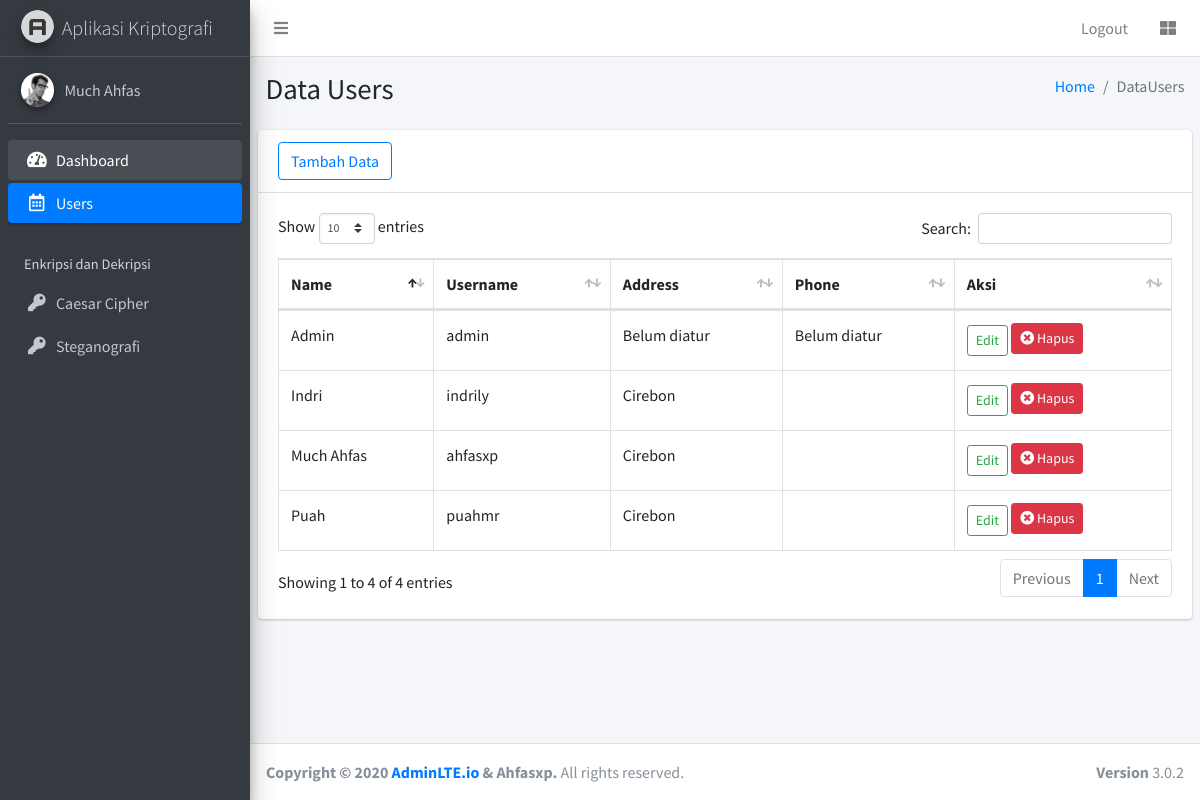
/users.php (signed in), run on the app's committed database.
### tables this page shows
CREATE TABLE `users` (
  `id` int(11) NOT NULL,
  `name` varchar(255) NOT NULL,
  `username` varchar(255) NOT NULL,
  `password` varchar(255) NOT NULL,
  `address` varchar(255) NOT NULL DEFAULT 'Belum diatur',
  `phone` varchar(255) NOT NULL DEFAULT 'Belum diatur',
  `avatar` varchar(255) DEFAULT NULL
);

### connect.php (called while the page is built, shortened)
<?php
class database{
	var $host = "localhost";
	var $username = "root";
	var $password = "";
	var $database = "kriptografi";
	var $koneksi;
	function __construct(){
		$this->koneksi = mysqli_connect($this->host, $this->username, $this->password,$this->database);
	}
	function tampil_data()
	{
		$data = mysqli_query($this->koneksi,"select * from users");
		while($row = mysqli_fetch_array($data)){
			$hasil[] = $row;
		}
		return $hasil;
	}
}
?>

### users.php (the view, shortened to what this page needs)
<!DOCTYPE html>
<html>
<head>
  <link rel="stylesheet" href="plugins/fontawesome-free/css/all.min.css">
  <link rel="stylesheet" href="https://code.ionicframework.com/ionicons/2.0.1/css/ionicons.min.css">
  <link rel="stylesheet" href="plugins/datatables-bs4/css/dataTables.bootstrap4.css">
  <link rel="stylesheet" href="dist/css/adminlte.min.css">
</head>
<body class="hold-transition sidebar-mini">
<div class="wrapper">
<?php
    include 'header.php';
    $db = new database();
    $data = $db->tampil_data();
?>
      <nav class="mt-2">
        <ul class="nav nav-pills nav-sidebar flex-column" data-widget="treeview" role="menu" data-accordion="false">
          <li class="nav-item has-treeview menu-open">
            <a href="index.php" class="nav-link">
              <i class="nav-icon fas fa-tachometer-alt"></i>
              <p>
                Dashboard
              </p>
            </a>
          </li>
          <li class="nav-item">
            <a href="users.php" class="nav-link active">
              <i class="nav-icon far fa-calendar-alt"></i>
              <p>
                Users
              </p>
            </a>
          </li>
          <li class="nav-header">Enkripsi dan Dekripsi</li>
          <li class="nav-item">
            <a href="caesar.php" class="nav-link">
              <i class="nav-icon fa fa-key"></i>
              <p>
                Caesar Cipher
              </p>
            </a>
          </li>
          <li class="nav-item">
            <a href="steganografi.php" class="nav-link">
              <i class="nav-icon fa fa-key"></i>
              <p>
                Steganografi
              </p>
            </a>
          </li>
        </ul>
      </nav>
    </div>
  </aside>
  <div class="content-wrapper">
    <section class="content-header">
      <div class="container-fluid">
        <div class="row mb-2">
          <div class="col-sm-6">
            <h1>Data Users</h1>
          </div>
          <div class="col-sm-6">
            <ol class="breadcrumb float-sm-right">
              <li class="breadcrumb-item"><a href="#">Home</a></li>
              <li class="breadcrumb-item active">DataUsers</li>
            </ol>
          </div>
        </div>
      </div>
    </section>
    <section class="content">
      <div class="row">
        <div class="col-12">
          <div class="card">
            <div class="card-header">
              <a href="add-user.php">
                <button type="button" class="btn btn-md btn-outline-primary">Tambah Data</button>
              </a>
            </div>
            <div class="card-body">
              <table id="example1" class="table table-bordered">
                <thead>
                <tr>
                  <th>Name</th>
                  <th>Username</th>
                  <th>Address</th>
                  <th>Phone</th>
                  <th>Aksi</th>
                </tr>
                </thead>
                <tbody>
                <?php
                  $no = 1;
		              foreach($data as $row){
			          ?>
                <tr>
                  <td><?php echo $row['name']; ?></td>
                  <td><?php echo $row['username']; ?></td>
                  <td><?php echo $row['address']; ?></td>
                  <td><?php echo $row['phone']; ?></td>
                  <td>
                    <a href="edit.php?id=<?php echo $row['id']; ?>" class="btn btn-sm btn-outline-success">Edit</a>
                    <button type="button" class="btn btn-danger mb-1 btn-sm" data-toggle="modal" data-target="#staticModal<?php echo $no; ?>">
                      <i class="menu-icon fa fa-times-circle"></i> Hapus
                    </button>
                    <div class="modal fade" id="staticModal<?php echo $no++; ?>" tabindex="-1" role="dialog" aria-labelledby="staticModalLabel" aria-hidden="true">
                  </td>
                </tr>
                <?php
		              }
		            ?>
                </tbody>
              </table>
            </div>
          </div>
        </div>
      </div>
    </section>
  </div>
  <footer class="main-footer">
    <div class="float-right d-none d-sm-block">
      <b>Version</b> 3.0.2
    </div>
    <strong>Copyright &copy; 2020 <a href="http://adminlte.io">AdminLTE.io</a> & Ahfasxp.</strong> All rights
    reserved.
  </footer>
</div>
</body>
</html>

### header.php (shortened to what this page needs)
<?php
  include_once('connect.php');
?>
  <nav class="main-header navbar navbar-expand navbar-white navbar-light">
    <ul class="navbar-nav">
      <li class="nav-item">
        <a class="nav-link" data-widget="pushmenu" href="#"><i class="fas fa-bars"></i></a>
      </li>
    </ul>
    <ul class="navbar-nav ml-auto">
      <li class="nav-item">
        <a class="nav-link" href="logout.php">
          Logout
        </a>
      </li>
      <li class="nav-item">
        <a class="nav-link" data-widget="control-sidebar" data-slide="true" href="#">
          <i class="fas fa-th-large"></i>
        </a>
      </li>
    </ul>
  </nav>
  <aside class="main-sidebar sidebar-dark-primary elevation-4">
    <a href="index.html" class="brand-link">
      <img src="dist/img/AdminLTELogo.png" alt="AdminLTE Logo" class="brand-image img-circle elevation-3"
           style="opacity: .8">
      <span class="brand-text font-weight-light">Aplikasi Kriptografi</span>
    </a>
    <div class="sidebar">
      <div class="user-panel mt-3 pb-3 mb-3 d-flex">
        <div class="image">
          <img src="dist/img/user2-160x160.jpg" class="img-circle elevation-2" alt="User Image">
        </div>
        <div class="info">
          <a href="profil.html" class="d-block"><?php echo $_SESSION['nama'] ?></a>
        </div>
      </div>

### data on the page
users: name "Much Ahfas", username "ahfasxp", address "Cirebon"
users: name "Puah", username "puahmr", address "Cirebon"
users: name "Indri", username "indrily", address "Cirebon"
users: name "Admin", username "admin", address "Belum diatur", phone "Belum diatur"

### other printed values
$_SESSION['nama'] "Much Ahfas"
